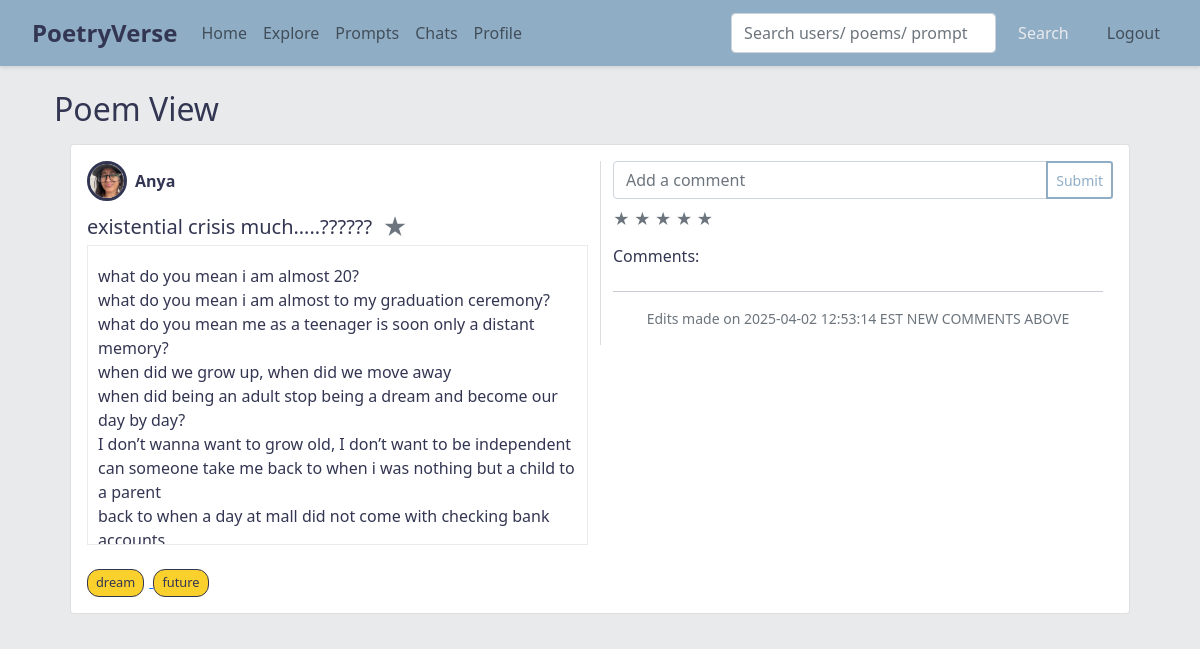
Page /poem/3 (signed in) on the earlier database version.
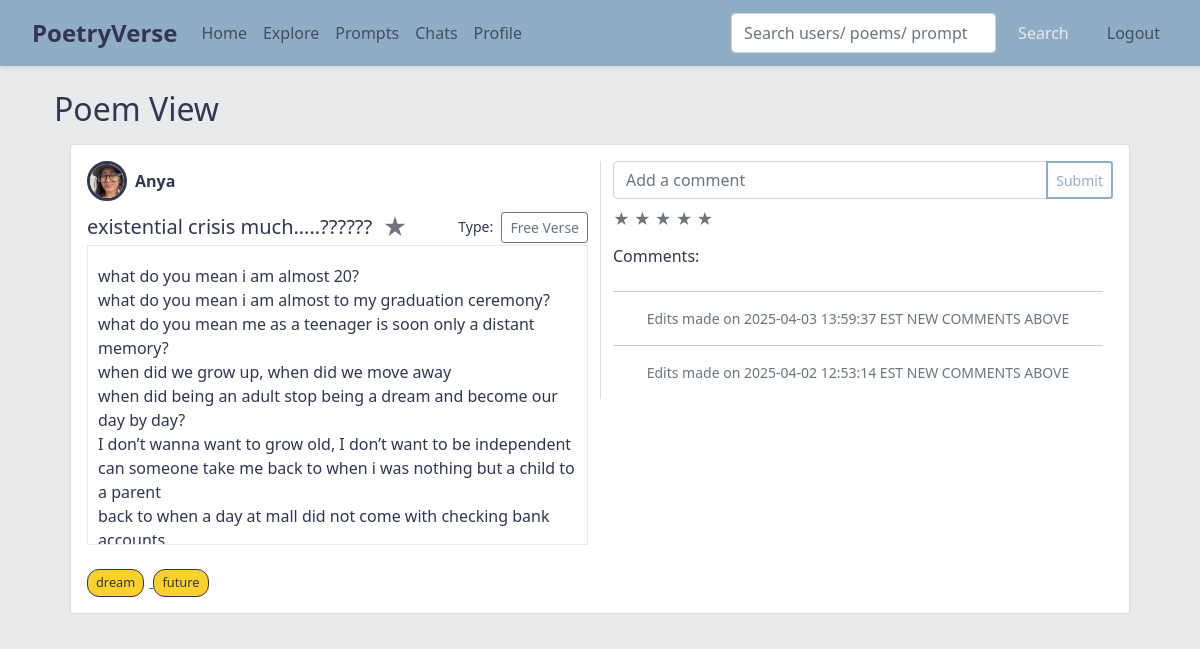
Same page on the later database version.
### app.py (models this page shows)
class Tag(db.Model):
    id = db.Column(db.Integer, primary_key=True)
    name = db.Column(db.String(50), unique=True, nullable=False)

class Comment(db.Model):
    id = db.Column(db.Integer, primary_key=True)
    text = db.Column(db.String(300), nullable=False)
    poem_id = db.Column(db.Integer, db.ForeignKey('poem.id'), nullable=False)
    user_id = db.Column(db.Integer, db.ForeignKey('user.id'), nullable=False)
    created_at = db.Column(db.DateTime, default=datetime.utcnow)
    is_edit_marker = db.Column(db.Boolean, default=False)
    author = db.relationship('User', backref='comments')

class Poem(db.Model):
    id = db.Column(db.Integer, primary_key=True)
    title = db.Column(db.String(200), nullable=False)
    content = db.Column(db.Text, nullable=False)
    poem_type = db.Column(db.String(100), nullable=True)
    rating = db.Column(db.Integer, default=0)
    user_id = db.Column(db.Integer, db.ForeignKey('user.id'), nullable=False)
    collection_id = db.Column(db.Integer, db.ForeignKey('collection.id'), nullable=True)
    visibility = db.Column(db.String(10), nullable=False, default='public')
    comments = db.relationship('Comment', backref='poem', lazy=True, cascade="all, delete-orphan")
    tags = db.relationship('Tag', secondary=poem_tags, backref=db.backref('poems', lazy='dynamic'))
    prompt_id = db.Column(db.Integer, db.ForeignKey('prompt.id'), nullable=True)

### app.py (the view)
@app.route('/poem/<int:poem_id>')
def view_poem(poem_id):
    poem = Poem.query.get_or_404(poem_id)
    if poem.visibility == 'private' and poem.author != current_user:
        flash("This poem is private.", "danger")
        return redirect(url_for('home'))
    elif poem.visibility.startswith("select_group:"):
        try:
            group_id = int(poem.visibility.split(":")[1])
            group = ChatGroup.query.get(group_id)
            if not (current_user.is_authenticated and group and current_user in group.members):
                flash("You do not have access to view this poem.", "danger")
                return redirect(url_for('home'))
        except (IndexError, ValueError):
            flash("This poem has invalid visibility settings.", "danger")
            return redirect(url_for('home'))
    return render_template('view_poem.html', poem=poem)

### app.py (called while the page is built)
@login_manager.user_loader
def load_user(user_id):
    return User.query.get(int(user_id))

### templates/view_poem.html (shortened to what this page needs)
{% extends "base.html" %}
{% block content %}
<div class="container my-4">
  <h2>Poem View</h2>
  <div class="list-group">
    <div class="list-group-item mb-3 custom-bg">
      <div class="card">
        <div class="card-body">
          <div class="row">
            <div class="col-md-6">
              <div class="d-flex align-items-center mb-2">
                {% if poem.author.profile_image %}
                  <img src="{{ poem.author.profile_image }}" alt="Profile Image" class="profile-img" style="width: 40px; height: 40px; border-radius: 50%; object-fit: cover; object-position: center; margin-right: 0.5rem;">
                {% else %}
                  <div class="rounded-circle bg-secondary d-flex justify-content-center align-items-center" style="width: 40px; height: 40px; margin-right: 0.5rem;">
                    <span class="text-white" style="font-size: 1rem;">?</span>
                  </div>
                {% endif %}
                <span class="fw-bold">{{ poem.author.username }}</span>
              </div>
              <div class="d-flex justify-content-between align-items-center">
                <div class="d-flex justify-content-between align-items-center">
                  <h5 class="card-title mb-0">{{ poem.title }} &nbsp;</h5>
                  <button class="favorite-btn" data-poem-id="{{ poem.id }}">
                    <span class="star-icon {% if poem in current_user.favorite_poems %}text-warning{% else %}text-secondary{% endif %}">
                      &#9733;
                    </span>
                  </button>
                </div>
                {% if poem.poem_type %}
                <div>
                  <small class="me-1">Type:</small>
                  <button class="btn btn-sm btn-outline-secondary">{{ poem.poem_type }}</button>
                </div>
                {% endif %}
              </div>
              <div class="poem-content-container">
                <p class="card-text mt-2">{{ poem.content | replace('\n', '<br>') | safe }}</p>
              </div>
              <br>
              {% if poem.tags %}
                <div class="poem-tags">
                  {% for tag in poem.tags %}
                  <a href="{{ url_for('search', q=tag.name) }}" class="tag-chip-link">
                    <span class="tag-chip-display">{{ tag.name }}</span>
                  </a>
                  {% endfor %}
                </div>
              {% endif %}
            </div>
            <div class="col-md-6 d-flex flex-column" style="border-left: 1px solid #ddd;">
                {% if current_user.is_authenticated %}
                <form class="add-comment-form" data-poem-id="{{ poem.id }}">
                    <div class="input-group mb-2">
                    <input type="text" class="form-control" name="comment" placeholder="Add a comment">
                    <button type="submit" class="btn btn-sm btn-outline-primary add-button-new">Submit</button>
                    </div>
                </form>
                {% else %}
                <p class="text-muted">Log in to add comments.</p>
                {% endif %}
                <div class="rating mb-3" data-rating="{{ poem.rating }}" data-poem-id="{{ poem.id }}">
                {% for i in range(1, 6) %}
                    <span class="star {% if i <= poem.rating %}text-warning{% else %}text-secondary{% endif %}" data-rating-value="{{ i }}">&#9733;</span>
                {% endfor %}
                </div>
                <div class="comments-container">
                <h6>Comments:</h6>
                <div class="comments-list">
                    {% set sorted_comments = poem.comments|sort(attribute='created_at', reverse=True) %}
                    {% for comment in sorted_comments %}
                    {% if comment.is_edit_marker %}
                        <hr>
                        <p class="small text-center text-muted">{{ comment.text }}</p>
                    {% endif %}
                    {% endfor %}
                </div>
                </div>
            </div>
          </div>
        </div>
      </div>
    </div>
  </div>
</div>
{% endblock %}

Differences in the rows shown:
changed Poem "existential crisis much…..??????": poem_type (not shown) → "Free Verse"
added Comment: text "Edits made on 2025-04-03 13:59:37 EST NEW COMMENTS ABOVE"
Other differences:
text now shown: "Type:"
